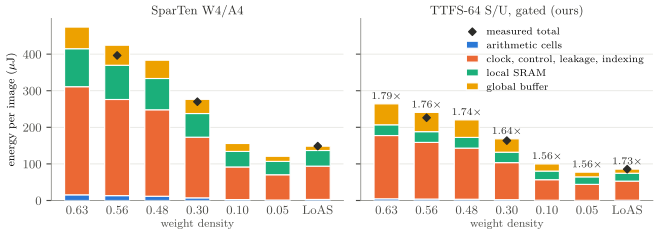

Source code (Python):
import json
import matplotlib
matplotlib.use("Agg")
import matplotlib.pyplot as plt
import numpy as np

plt.rcParams.update({"text.usetex": True, "font.family": "serif", "font.size": 9,
                     "axes.spines.top": False, "axes.spines.right": False,
                     "axes.edgecolor": "#8a8a85", "axes.linewidth": 0.6,
                     "xtick.color": "#4a4a46", "ytick.color": "#4a4a46"})
INK, GRID = "#2b2b28", "#e4e4df"
d = json.load(open("../results/sweep/sweep.json"))
order = ["natural", "0.6", "0.5", "0.3", "0.1", "0.05", "loas"]
labels = [f"{d[k]['weight_density']:.2f}" if k != "loas" else "LoAS" for k in order]
cats = [("arithmetic", "arithmetic cells", "#2a78d6"), ("other_logic", "clock, control, leakage, indexing", "#eb6834"),
        ("local_sram", "local SRAM", "#1baf7a"), ("global_buffer", "global buffer", "#eda100")]
measured = {"sparten": {"0.6": 396.4, "0.3": 270.0, "loas": 148.6}, "ttfs": {"0.6": 226.2, "0.3": 163.7, "loas": 85.5}}
total = {e: [sum(d[k][e][c] for c, _, _ in cats) for k in order] for e in ("sparten", "ttfs")}
x = np.arange(len(order))
fig, axes = plt.subplots(1, 2, figsize=(6.6, 2.35), sharey=True)
for ax, eng, title in zip(axes, ("sparten", "ttfs"), ("SparTen W4/A4", "TTFS-64 S/U, gated (ours)")):
    bottom = np.zeros(len(order))
    for key, name, color in cats:
        v = np.array([d[k][eng][key] for k in order])
        ax.bar(x, v, 0.62, bottom=bottom, color=color, edgecolor="white", linewidth=0.8, label=name, zorder=3)
        bottom += v
    mx = [i for i, k in enumerate(order) if k in measured[eng]]
    ax.scatter(mx, [measured[eng][order[i]] for i in mx], marker="D", s=14, color=INK, zorder=4, label="measured total")
    if eng == "ttfs":
        for i in range(len(order)):
            ax.text(x[i], total["ttfs"][i] + 8, f"{total['sparten'][i] / total['ttfs'][i]:.2f}$\\times$",
                    ha="center", va="bottom", fontsize=7.5, color=INK)
    ax.set_xticks(x, labels)
    ax.set_title(title, fontsize=9, color=INK, pad=3)
    ax.set_xlabel("weight density", fontsize=8, color="#4a4a46", labelpad=2)
    ax.yaxis.grid(True, color=GRID, linewidth=0.6, zorder=0)
    ax.tick_params(axis="x", length=0)
axes[0].set_ylabel("energy per image ($\\mu$J)", fontsize=8)
axes[1].legend(frameon=False, fontsize=7.2, loc="upper right", handlelength=1.2)
fig.tight_layout(pad=0.4, w_pad=1.0)
fig.savefig("fig_sweep.pdf")
